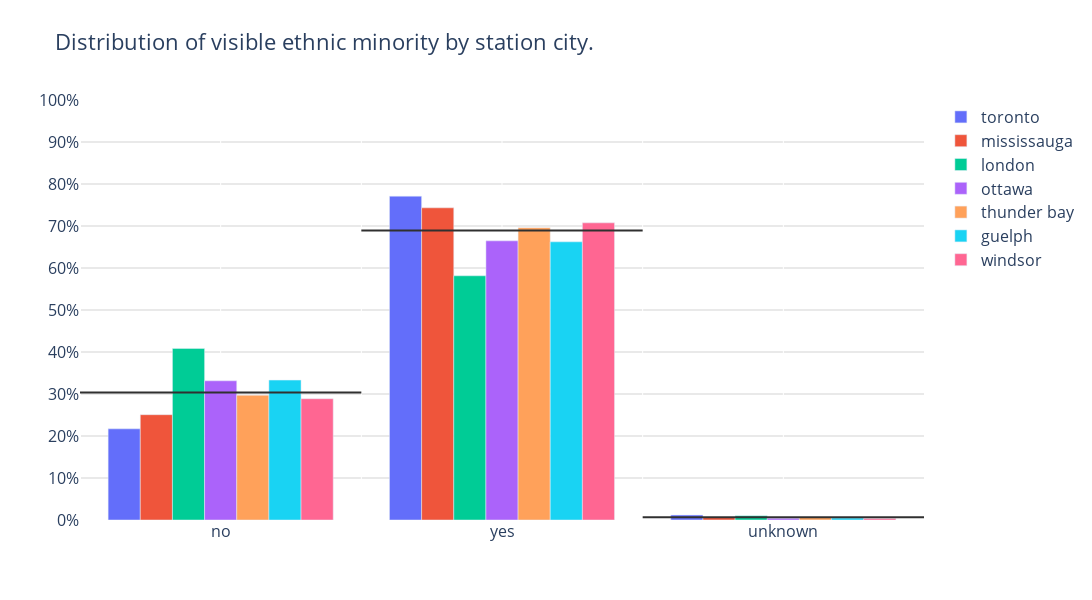

The notebook cell this image was saved under:
### Code cell
ontario_df = df[df['station_province'] == 'ontario']
plot_categorical_comparison(
                                        categories = ontario_df['visible_ethnic_minority'], 
                                        compare_by = ontario_df['station_city'], 
                                        # comparison_filter=['us','cdn','uk','int'], 
                                        # color_dict=COLOR_DICT )
                            )

### Figure 1 — Plotly figure (JSON) as saved in the notebook; plotly's stock layout.template omitted (floating-point values rounded to 4 significant figures)
{"data": [{"name": "toronto", "type": "bar", "x": ["no", "yes", "unknown"], "y": [0.2171, 0.7711, 0.01186]}, {"name": "mississauga", "type": "bar", "x": ["no", "yes", "unknown"], "y": [0.2507, 0.7433, 0.00597]}, {"name": "london", "type": "bar", "x": ["no", "yes", "unknown"], "y": [0.4085, 0.5815, 0.01008]}, {"name": "ottawa", "type": "bar", "x": ["no", "yes", "unknown"], "y": [0.3314, 0.6646, 0.003982]}, {"name": "thunder bay", "type": "bar", "x": ["no", "yes", "unknown"], "y": [0.2972, 0.696, 0.0068]}, {"name": "guelph", "type": "bar", "x": ["no", "yes", "unknown"], "y": [0.3331, 0.6623, 0.004615]}, {"name": "windsor", "type": "bar", "x": ["no", "yes", "unknown"], "y": [0.2887, 0.7075, 0.003756]}, {"marker": {"color": "#303030"}, "mode": "lines", "name": "no_average", "showlegend": false, "type": "scatter", "x": [0, 1], "xaxis": "x2", "y": [0.3038, 0.3038]}, {"marker": {"color": "#303030"}, "mode": "lines", "name": "yes_average", "showlegend": false, "type": "scatter", "x": [1, 2], "xaxis": "x2", "y": [0.6895, 0.6895]}, {"marker": {"color": "#303030"}, "mode": "lines", "name": "unknown_average", "showlegend": false, "type": "scatter", "x": [2, 3], "xaxis": "x2", "y": [0.006724, 0.006724]}], "layout": {"barmode": "group", "font": {"size": 16}, "height": 600, "plot_bgcolor": "white", "title": {"text": "Distribution of visible ethnic minority by station city."}, "width": 1200, "xaxis2": {"overlaying": "x", "range": [0, 3], "showticklabels": false}, "yaxis": {"dtick": 0.1, "gridcolor": "lightgray", "range": [0, 1], "tickformat": ".0%"}}}
